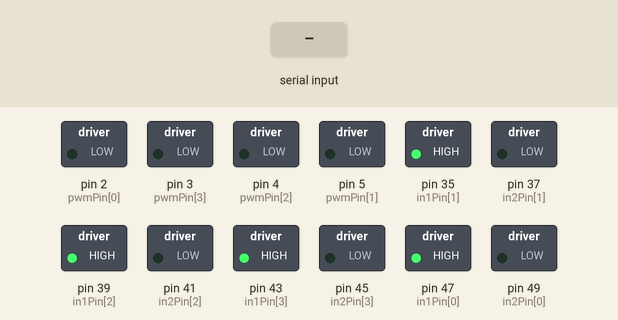
Simulated run of this sketch. Board: Arduino Mega 2560, built with avr-gcc and run on an emulated ATmega2560. Parts: switched loads named in the sketch (green lamp = pin HIGH). The test bench sets the inputs (shaded band).

Above: at 1.2 s.
1.3 s: "D,90\n" received over Serial
At 1.4 s:
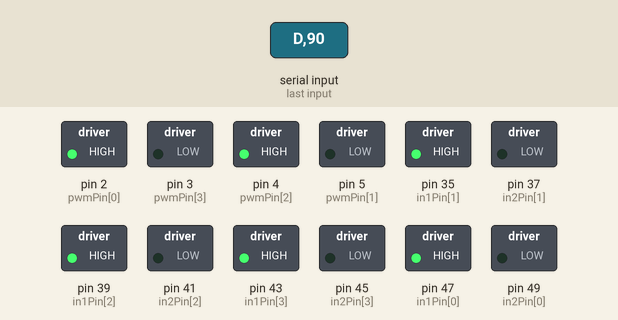
3.0 s: "D,,45\n" received over Serial
At 3.1 s:
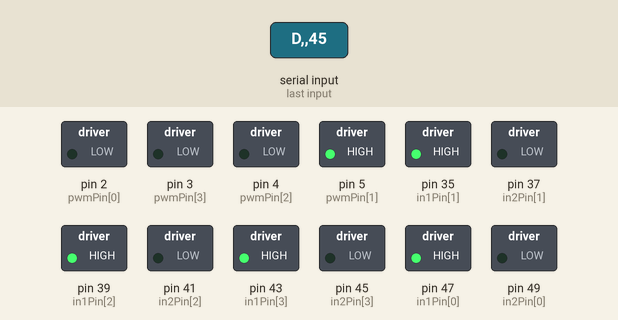
Timing chart, 0 to 6.0 s (numbered marks = the images above; inputs shaded):
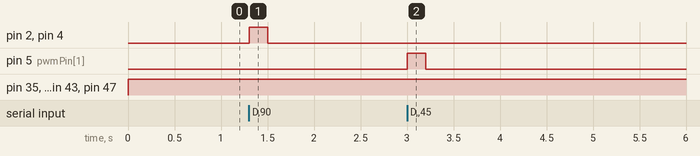

The sketch:

controlledMultipleDCmotor.ino
```cpp
/*-------------------------------------------
  Multiple DC motors with fast velocity PID
  X1 ENCODING (Encoder A rising only)
--------------------------------------------*/
// ================= 10 SECOND LOGGER =================

#define LOG_DURATION_US 10000000UL   // 10 seconds
#define LOOP_HZ 500
#define LOG_SIZE (LOG_DURATION_US / 5000)   // 5000 samples

unsigned long logTime[LOG_SIZE];
float logTarget[LOG_SIZE];
float logMeasured[LOG_SIZE];

volatile int logIndex = 0;

bool experimentRunning = false;
bool experimentFinished = false;

unsigned long experimentStartTime = 0;

const int pwmPin[4] = {2, 5, 4, 3};
const int in1Pin[4] = {47, 35, 39, 43};
const int in2Pin[4] = {49, 37, 41, 45};

// Encoder pins
const int encA[4] = {27, 33, 31, 29};
const int encB[4] = {26, 32, 30, 28};

// Encoder variables
volatile long encoderCount[4] = {0,0,0,0};

// ================= CONTROL VARIABLES =================

float targetVelocity[4] = {0,0,0,0};
float measuredVelocity[4] = {0,0,0,0};
float measuredVelocityFilt[4] = {0,0,0,0};
float measuredVelocityPrev[4] = {0,0,0,0};

// PID gains, test 16-8-0.01
float Kpp[4]      = {16, 16, 18, 16};
float Kip[4]      = {10, 12.0, 12.0, 12.0};
float Kdp[4]      = {0.04, 0.08, 0.06, 0.06};

float Kpn[4]      = {19, 16.0, 19.0, 16.0};
float Kin[4]      = {8, 10.0, 10.0, 10.0};
float Kdn[4]      = {0.06, 0.08, 0.06, 0.06};

float Kv_pos[4]  = {0.00, 0.0, 0.0, 0.0};
float Kv_neg[4]  = {0, 0.0, 0.0, 0.0};

float Fc_pos[4]  = {0,0,0,0};
float Fc_neg[4]  = {0,0,0,0};

float dFilt[4]   = {0,0,0,0};

float prevError[4] = {0,0,0,0};
float integral[4]  = {0,0,0,0};

unsigned long lastTime = 0;
const unsigned long LOOP_INTERVAL = 2000; // 500 Hz

unsigned long lastCommandTime = 0;
const unsigned long TIMEOUT = 200000; // microsec

const int PWM_MAX = 255;
const float I_MAX = 1000;

// IMPORTANT: Now using x1 decoding (divide previous CPR by 4)
const float COUNTS_PER_SEC_TO_RPM = 1/(48/4 * 74.83) * 60;

String input = "";

/*-------------------------------------------
   ENCODER ISR (X1 Decoding)
--------------------------------------------*/

inline void updateEncoder(uint8_t i){

  // Called only on B rising edge
  if (digitalRead(encA[i]) > 0)
      encoderCount[i]++;     // forward
  else
      encoderCount[i]--;     // reverse
}

void encoderISR0(){ updateEncoder(0); }
void encoderISR1(){ updateEncoder(1); }
void encoderISR2(){ updateEncoder(2); }
void encoderISR3(){ updateEncoder(3); }

/*-------------------------------------------
  Setup
--------------------------------------------*/
void setup() {

  Serial.begin(115200);

  for(int i=0; i<4; i++){
    pinMode(pwmPin[i], OUTPUT);
    pinMode(in1Pin[i], OUTPUT);
    pinMode(in2Pin[i], OUTPUT);

    pinMode(encA[i], INPUT_PULLUP);
    pinMode(encB[i], INPUT_PULLUP);
  }

  // Attach interrupt ONLY to Encoder B (RISING)
  attachInterrupt(digitalPinToInterrupt(encB[0]), encoderISR0, RISING);
  attachInterrupt(digitalPinToInterrupt(encB[1]), encoderISR1, RISING);
  attachInterrupt(digitalPinToInterrupt(encB[2]), encoderISR2, RISING);
  attachInterrupt(digitalPinToInterrupt(encB[3]), encoderISR3, RISING);

  lastTime = micros();
  experimentStartTime = micros();
  experimentRunning = true;
}

/*-------------------------------------------
  Set motor PWM + direction
--------------------------------------------*/
void setMotorRaw(int motor, float pwm){

  pwm = constrain(pwm, -PWM_MAX, PWM_MAX);

  bool dir = pwm >= 0;

  analogWrite(pwmPin[motor], abs(pwm));
  digitalWrite(in1Pin[motor], dir);
  digitalWrite(in2Pin[motor], !dir);
}

/*-------------------------------------------
  Parse command from Python
--------------------------------------------*/
void parseCommand(String cmd) {

  lastCommandTime = micros();

  if (!cmd.startsWith("D,")) return;

  int comma1 = cmd.indexOf(',');
  int comma2 = cmd.indexOf(',', comma1 + 1);
  int comma3 = cmd.indexOf(',', comma2 + 1);
  int comma4 = cmd.indexOf(',', comma3 + 1);

  targetVelocity[0] = cmd.substring(comma1 + 1, comma2).toFloat();
  targetVelocity[1] = cmd.substring(comma2 + 1, comma3).toFloat();
  targetVelocity[2] = cmd.substring(comma3 + 1, comma4).toFloat();
  targetVelocity[3] = cmd.substring(comma4 + 1).toFloat();
}

/*-------------------------------------------
  FAST PID LOOP
--------------------------------------------*/
void updatePID(){

  unsigned long now = micros();
  static long prevCount[4] = {0,0,0,0};

  //float dt = ((float)(now - lastTime))/1.0e6;
  const float dt = 0.002;
  if(dt <= 0) return;

  for(int i=0;i<4;i++){
    long count = 0;
    noInterrupts();
    count = encoderCount[i];
    interrupts();

    measuredVelocity[i] = (float)((count - prevCount[i]) / dt);
    measuredVelocity[i] = measuredVelocity[i]/897.96*60.0;// in RPM
    prevCount[i] = count;
    measuredVelocityFilt[i] = 0.882*measuredVelocityFilt[i] + 0.0591*measuredVelocity[i] + 0.0591*measuredVelocityPrev[i]; // 20Hz low pass
    measuredVelocityPrev[i] = measuredVelocity[i];

    float err = targetVelocity[i] - measuredVelocityFilt[i];

    // Derivative (filtered)
    float rawD = (err - prevError[i]) / dt;
    dFilt[i] = rawD;

    // Feedforward
    float ff = (targetVelocity[i] >= 0)
             ? Kv_pos[i] * targetVelocity[i]
             : -Kv_neg[i] * targetVelocity[i];

    // Friction compensation
    float friction = 0;
    if(targetVelocity[i] > 0)
        friction = Fc_pos[i];
    else if(targetVelocity[i] < 0)
        friction = -Fc_neg[i];

    // Integral (anti-windup)
    float newIntegral = integral[i] + err * dt;
    newIntegral = constrain(newIntegral, -I_MAX, I_MAX);

    // Control law
    float u = 0;
    if (targetVelocity[i] >= 0) {
      u = ff
          + friction
          + Kpp[i]*err
          + Kip[i]*newIntegral
          + Kdp[i]*dFilt[i];
    }
    else {
      u = ff
          + friction
          + Kpn[i]*err
          + Kin[i]*newIntegral
          + Kdn[i]*dFilt[i];
    }

    float u_clamped = constrain(u, -PWM_MAX, PWM_MAX);

    if(u == u_clamped)
        integral[i] = newIntegral;

    // Zero command handling
    if(targetVelocity[i] == 0){
        u_clamped = 0;
        integral[i] = 0;
    }

    prevError[i] = err;

    setMotorRaw(i, u_clamped);
  }

  lastTime = now;
}

/*-------------------------------------------
  Main loop
--------------------------------------------*/
void loop() {

  // Watchdog
  //if (micros() - lastCommandTime > TIMEOUT) {
  //  for(int i=0;i<4;i++) setMotorRaw(i,0);
  //}

  // Serial input

  while (Serial.available()) {

    char c = Serial.read();

    if (c == '\n') {
      parseCommand(input);
      input = "";
    }
    else input += c;
  }

  // 500 Hz control loop
  static unsigned long lastLoop = 0;

  //if(experimentRunning && micros() - lastLoop >= LOOP_INTERVAL){
  if(micros() - lastLoop >= LOOP_INTERVAL){
    // watchdog
    if (micros() - lastCommandTime > TIMEOUT) {

        for(int i=0;i<4;i++){
            targetVelocity[i] = 0;
            integral[i] = 0;
        }
    }
    updatePID();
    lastLoop += LOOP_INTERVAL;   // precise timing

    unsigned long now = micros();

    // ===== LOG DATA =====
    /*if(logIndex < LOG_SIZE){
        logTime[logIndex] = now - experimentStartTime;
        logTarget[logIndex] = targetVelocity[1];
        logMeasured[logIndex] = measuredVelocityFilt[1];
        logIndex++;
    }

    // ===== STOP AFTER 10 SECONDS =====
    if(now - experimentStartTime >= LOG_DURATION_US){

        experimentRunning = false;
        experimentFinished = true;

        // Stop all motors
        for(int i=0;i<4;i++){
            setMotorRaw(i, 0);
        }
    }
  }


    if(experimentFinished){

    Serial.println("time_us,target,measured");

    for(int i=0; i<logIndex; i++){
        Serial.print(logTime[i]);
        Serial.print(",");
        Serial.print(logTarget[i]);
        Serial.print(",");
        Serial.println(logMeasured[i]);
    }

    experimentFinished = false;*/   // prevent re-printing
  }
}
```

Measured:
- after the input at 1.3 s, pin 2 (pwmPin[0]), pin 4 (pwmPin[2]): LOW → HIGH at once, → LOW 0.20 s later
- after the input at 3.0 s, pin 5 (pwmPin[1]): LOW → HIGH at once, → LOW 0.20 s later
